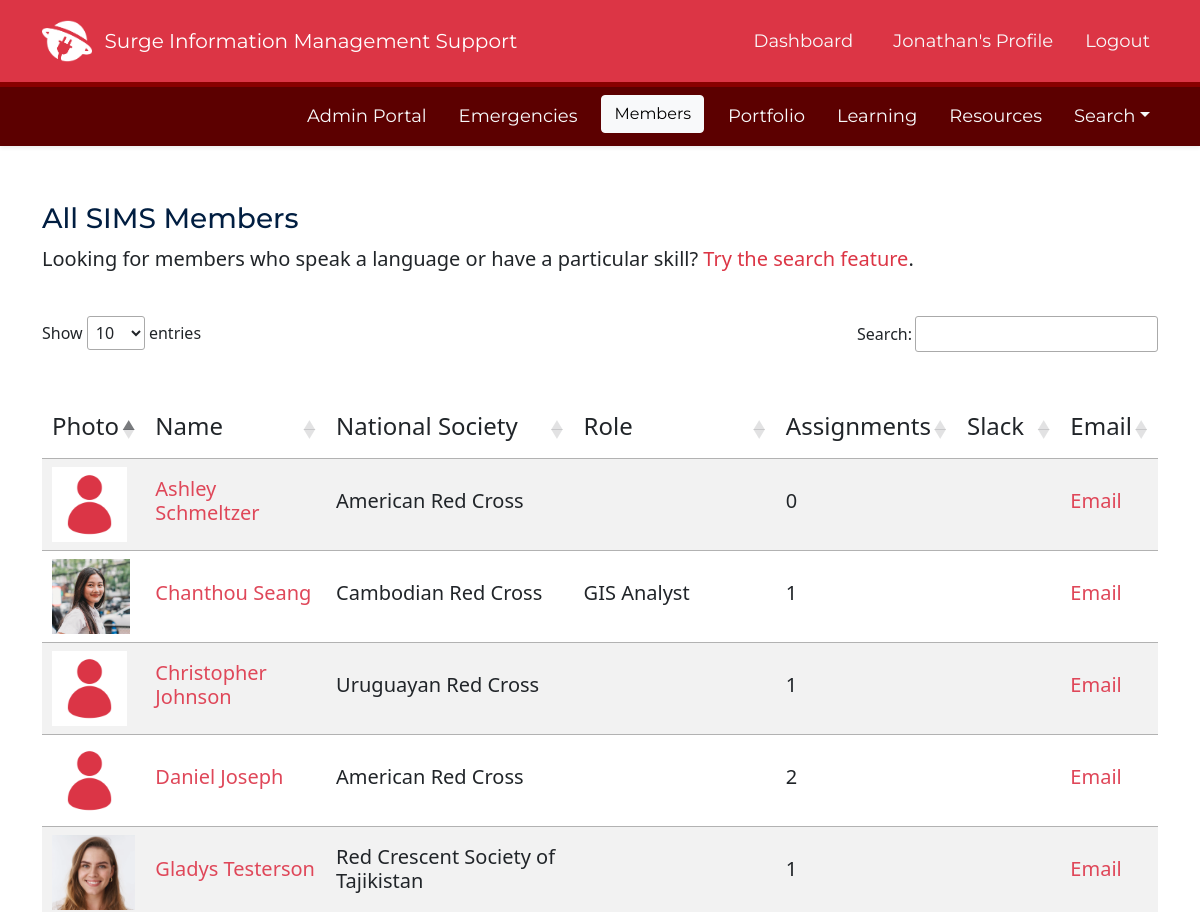
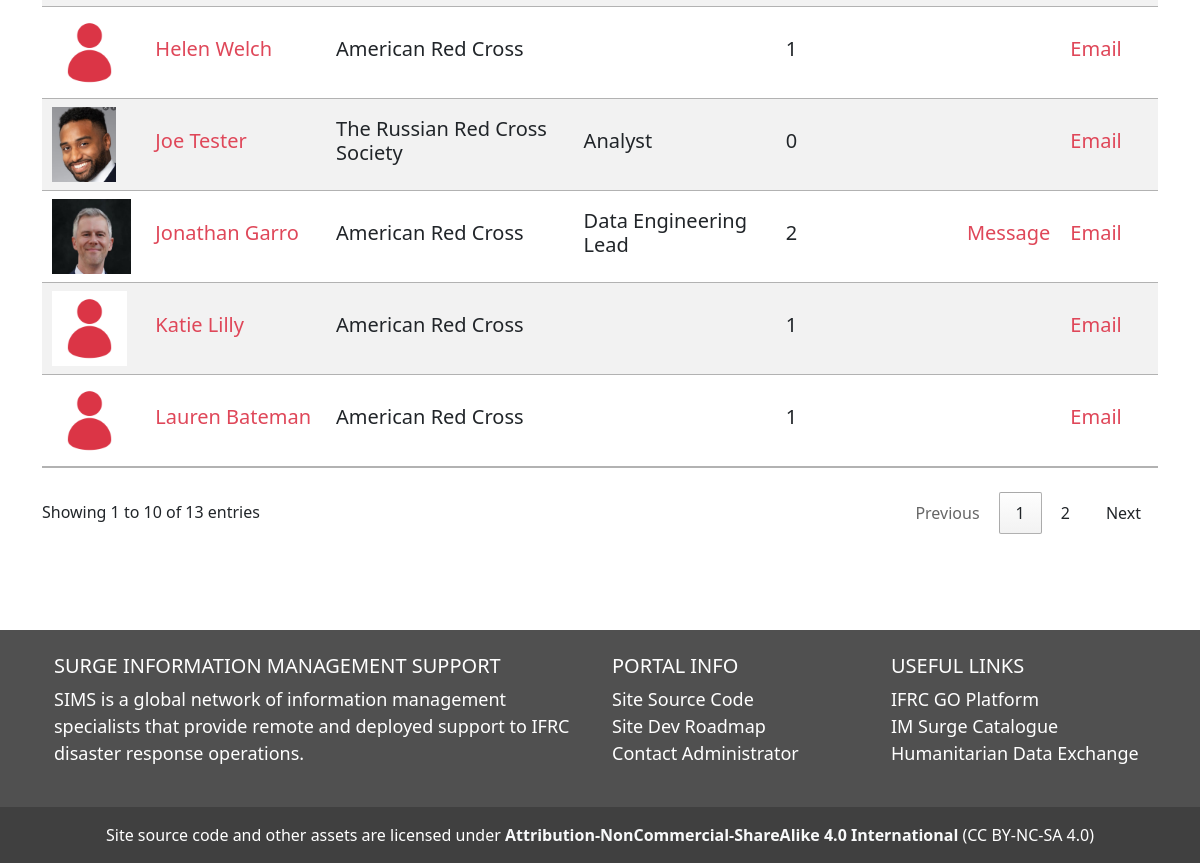
The app's page /members/all (signed in) with its own data (2 pictures, top to bottom).
### SIMS_Portal/models.py (models this page shows, shortened)
class User(db.Model, UserMixin):
	__tablename__ = 'user'
	id = db.Column(db.Integer, primary_key=True)
	firstname = db.Column(db.String(40), nullable=False)
	lastname = db.Column(db.String(40), nullable=False)
	status = db.Column(db.String(20), default='Pending')
	birthday = db.Column(db.Date)
	email = db.Column(db.String(120), unique=True, nullable=False)
	password = db.Column(db.String(60), nullable=False)
	molnix_id = db.Column(db.Integer)
	job_title = db.Column(db.String(120))
	unit = db.Column(db.String(120))
	bio = db.Column(db.Text)
	is_admin = db.Column(db.Boolean, default=False)
	roles = db.Column(db.String(1000))
	languages = db.Column(db.String(1000))
	image_file = db.Column(db.String(20), nullable=False, default='default.png')
	twitter = db.Column(db.String(120))
	slack_id = db.Column(db.String(120))
	github = db.Column(db.String(120))
	linked_in = db.Column(db.String(120))
	messaging_number_country_code = db.Column(db.Integer)
	messaging_number = db.Column(db.Integer)
	ns_id = db.Column(db.Integer, db.ForeignKey('nationalsociety.ns_go_id'))
	assignments = db.relationship('Assignment', backref='assigned_member')
	products = db.relationship('Portfolio', backref='creator', lazy=True)
	skills = db.relationship('Skill', secondary='user_skill', backref='members_with_skill')
	languages = db.relationship('Language', secondary='user_language', backref='members_with_language')
	badges = db.relationship('Badge', secondary='user_badge', backref='members_with_badge')
	working_groups = db.relationship('WorkingGroup', secondary='user_workinggroup', backref='members_with_workinggroup')
	created_at = db.Column(db.DateTime, server_default=func.now())
	updated_at = db.Column(db.DateTime, onupdate=func.now())
	fullname = column_property(firstname + " " + lastname)
	@hybrid_property
	def fullname(self):
		return self.firstname + " " + self.lastname

### SIMS_Portal/users/routes.py (the view)
@users.route('/members/all')
@login_required
def members_all():
	members = db.engine.execute("SELECT u.id, u.firstname, u.lastname, u.status, u.email, u.job_title, u.slack_id, u.ns_id, u.image_file, ns.ns_name, COUNT(a.id) as assignment_count FROM user u JOIN nationalsociety ns ON ns.ns_go_id = u.ns_id LEFT JOIN assignment a ON a.user_id = u.id WHERE u.status = 'Active' GROUP BY u.id ORDER BY u.firstname")
	return render_template('members_all.html', members=members)

### SIMS_Portal/models.py (called while the page is built)
@login_manager.user_loader
def load_user(user_id):
	return User.query.get(int(user_id))

### SIMS_Portal/templates/members_all.html
{% extends "layout.html" %}
{% block content %}
<div class='container'>
  <div class='row my-5'>
    <td scope="row">
      <h3 class="" style="font-family: 'Montserrat'" id='sims-blue'>All SIMS Members</h3>
      <p class="lead">Looking for members who speak a language or have a particular skill? <a href="/search/members" class="text-danger">Try the search feature</a>.</p>
    </td>
    <br><br><br>
    <table class='table table-striped table-hover' id='datatable'>
      <thead>
        <tr>
          <th><h4>Photo</h4></th>
          <th><h4>Name</h4></th>
          <th><h4>National Society</h4></th>
          <th><h4>Role</h4></th>
          <th><h4>Assignments</h4></th>
          <th><h4>Slack</h4></th>
          <th><h4>Email</h4></th>
        </tr>
      </thead>
      <tbody>
        {% for member in members %}
          <tr>
            <td><img src='/static/assets/img/avatars/{{member.image_file}}' height='75px'></td>
            <td class="fw-bold align-middle"><a href="/profile/view/{{member.id}}" class='link-danger'><h5>{{member.firstname}} {{member.lastname}}</h5></a></td>
            <td class="align-middle"><h5>{{member.ns_name}}</h5></td>
            {% if member.job_title %}
              <td class="align-middle"><h5>{{member.job_title}}</h5></td>
            {% else %}
              <td class="align-middle"></td>
            {% endif %}
            <td class="align-middle"><h5>{{member.assignment_count}}</h5></td>
            {% if member.slack_id %}
              <td class="align-middle"><a href='https://sims-ifrc.slack.com/team/{{member.slack_id}}'><h5>Message</h5></a></td>
            {% else %}
              <td class="align-middle"></td>
            {% endif %}
            <td class="align-middle"><a href="mailto: {{member.email}}"><h5>Email</h5></a></td>
          </tr>
        {% endfor %}
      </tbody>
    </table>
  </div>
</div>
{% endblock content %}

### SIMS_Portal/templates/layout.html (shortened to what this page needs)
<!DOCTYPE html>
<html lang="en">
<head>
	<link href="https://cdn.jsdelivr.net/npm/bootstrap@5.1.3/dist/css/bootstrap.min.css" rel="stylesheet">
	<link rel="stylesheet" type="text/css" href="https://cdn.datatables.net/1.12.1/css/jquery.dataTables.css">
	<link rel="stylesheet" type="text/css" href="{{ url_for('static', filename='css/main.css') }}">
	<link rel="stylesheet" href="https://cdn.jsdelivr.net/npm/bootstrap-icons@1.8.3/font/bootstrap-icons.css">
	<link rel="stylesheet" href="https://cdn.jsdelivr.net/npm/fullcalendar@5.11.0/main.min.css">
	<link rel="stylesheet" href="https://maxcdn.bootstrapcdn.com/font-awesome/4.7.0/css/font-awesome.min.css">
</head>
<body class="d-flex flex-column min-vh-100" data-spy="scroll" data-target=".card" data-offset="50">
	<header>
	<nav id="navbar_top" class="navbar navbar-expand-md navbar-dark bg-danger navbar-static-top py-3">
	 <div class="container">
		 <img src='/static/assets/img/SIMS-Logo-Dark.png' height='50px'>&nbsp &nbsp
		{% if current_user.is_authenticated %}
			<a class="navbar-brand" href="/dashboard" style="font-family: 'Montserrat';">Surge Information Management Support</a>
		{% else %}
			<a class="navbar-brand" href="/" style="font-family: 'Montserrat';">Surge Information Management Support</a>
		{% endif %}
	  <div class="collapse navbar-collapse" id="main_nav">
		<ul class="navbar-nav ms-auto">
			{% if current_user.is_authenticated %}
				{% if request.path == '/dashboard' %}
					<li class="nav-item px-3"><button type="button" class="btn btn-light" style="font-family: 'Montserrat';">Dashboard</button></li>
				{% else %}
					<li class="nav-item px-3"><a class="nav-link text-light" href="/dashboard" style="font-family: 'Montserrat';"> Dashboard </a></li>
				{% endif %}
				{% if '/profile_edit/' in request.path %}
				<li class="nav-item px-3"> </li>
				{% elif request.path == '/profile' %}
					<li class="nav-item px-2"><button type="button" class="btn btn-light" style="font-family: 'Montserrat';">{{ current_user.firstname }}'s Profile</button></li>
				{% else %}
				<li class="nav-item px-2"><a class="nav-link text-light" href="/profile" style="font-family: 'Montserrat';"> {{ current_user.firstname }}'s Profile </a></li>
				{% endif %}
				<li class="nav-item ps-2"><a class="nav-link text-light" href="/logout" style="font-family: 'Montserrat';"> Logout </a></li>
			{% endif %}
		</ul>
	  </div>
	</nav>
	{% if current_user.is_authenticated %}
	<nav id="navbar_top_login" class="navbar navbar-expand-sm box-shadow shadow-sm navbar-dark sticky-top mb-2">
	 <div class="container">
	  <div class="collapse navbar-collapse" id="main_nav">
			<ul class="navbar-nav ms-auto">
				{% if current_user.is_admin == 1 %}
					{% if '/admin_landing' in request.path %}
					<li class="nav-item px-2"><button type="button" class="btn btn-light" style="font-family: 'Montserrat';">Admin Portal</button></li>
					{% else %}
					<li class="nav-item px-2"><a class="nav-link text-light" href="/admin_landing" style="font-family: 'Montserrat';">Admin Portal</a></li>
					{% endif %}
				{% endif %}
				{% if '/emergencies/all' in request.path %}
					<li class="nav-item px-2"><button type="button" class="btn btn-light" style="font-family: 'Montserrat';">Emergencies</button></li>
				{% else %}
					<li class="nav-item px-2"><a class="nav-link text-light" href="{{ url_for('emergencies.view_all_emergencies')}}" style="font-family: 'Montserrat';">Emergencies</a></li>
				{% endif %}
				{% if '/members/all' in request.path %}
					<li class="nav-item px-2"><button type="button" class="btn btn-light" style="font-family: 'Montserrat';">Members</button></li>
				{% else %}
					<li class="nav-item px-2"><a class="nav-link text-light" href="{{ url_for('users.members_all')}}" style="font-family: 'Montserrat';">Members</a></li>
				{% endif %}
				{% if '/all_products' in request.path %}
					<li class="nav-item px-2"><button type="button" class="btn btn-light" style="font-family: 'Montserrat';">Portfolio</button></li>
				{% else %}
					<li class="nav-item px-2"><a class="nav-link text-light" href="{{ url_for('portfolios.all_products')}}" style="font-family: 'Montserrat';">Portfolio</a></li>
				{% endif %}
				{% if '/learning' in request.path %}
					<li class="nav-item px-2"><button type="button" class="btn btn-light" style="font-family: 'Montserrat';">Learning</button></li>
				{% else %}
					<li class="nav-item px-2"><a class="nav-link text-light" href="{{ url_for('main.learning')}}" style="font-family: 'Montserrat';">Learning</a></li>
				{% endif %}
				{% if '/resources' in request.path %}
					<li class="nav-item px-2"><button type="button" class="btn btn-light" style="font-family: 'Montserrat';">Resources</button></li>
				{% else %}
					<li class="nav-item px-2"><a class="nav-link text-light" href="{{ url_for('main.resources')}}" style="font-family: 'Montserrat';">Resources</a></li>
				{% endif %}
					<li class="nav-item dropdown ps-2 pl-3">
						<a class="nav-link dropdown-toggle text-light" href="#" id="navbarDropdown" role="button" data-toggle="dropdown" aria-haspopup="true" aria-expanded="false" style="font-family: 'Montserrat';">Search</a>
					</li>
			</ul>
		</div>
	  </div>
	</nav>
	{% endif %}
	</header>
	{% block content %}{% endblock %}
	<br><br>
	<footer class="text-white text-center text-lg-start mt-auto" style='background: #505050'>
	  <div class="container p-4">
		<div class="row">
		  <div class="col-lg-6 col-md-12 mb-4 mb-md-0">
			<h5 class="text-uppercase">Surge Information Management Support</h5>
			<p>
			  SIMS is a global network of information management specialists that provide remote and deployed support to IFRC disaster response operations.
			</p>
		  </div>
		  <div class="col-lg-3 col-md-6 mb-4 mb-md-0">
			<h5 class="text-uppercase">Portal Info</h5>
			<ul class="list-unstyled mb-0">
			  <li>
				<a href="https://github.com/JonathanGarro/SIMS-Portal-Neo" class="text-white">Site Source Code</a>
			  </li>
			  <li>
				<a href="https://trello.com/b/zzwVdwoY/sims-portal-development-roadmap" class="text-white">Site Dev Roadmap</a>
			  </li>
			  <li>
				<a href="#!" class="text-white">Contact Administrator</a>
			  </li>
			</ul>
		  </div>
		  <div class="col-lg-3 col-md-6 mb-4 mb-md-0">
			  <h5 class="text-uppercase">Useful Links</h5>
			  <ul class="list-unstyled mb-0">
				<li>
				  <a href="https://go.ifrc.org" class="text-white">IFRC GO Platform</a>
				</li>
				<li>
				  <a href="https://go.ifrc.org/deployments/catalogue/infoMgt" class="text-white">IM Surge Catalogue</a>
				</li>
				<li>
				  <a href="https://data.humdata.org" class="text-white">Humanitarian Data Exchange</a>
				</li>
			  </ul>
			</div>
		</div>
	  </div>
	  <div class="text-center p-3" style="background-color: rgba(0, 0, 0, 0.2);">
		Site source code and other assets are licensed under <a href='http://creativecommons.org/licenses/by-nc-sa/4.0/' class='text-light fw-bold'> Attribution-NonCommercial-ShareAlike 4.0 International</a> (CC BY-NC-SA 4.0)
	  </div>
	</footer>
</body>
</html>

### SIMS_Portal/static/css/main.css (style rules this page uses)
a { text-decoration: none; color: #df4759 }
a:link { text-decoration: none; color: #df4759 }
body { position: relative; }
p { font-size: 18px; }
li { font-size: 18px; }
#navbar_top_login { background: #5c0000 !important; }
#sims-blue { color: #011E41 }
#navbar_top { border-bottom: 5px solid #890000; }
#datatable { margin-bottom: 20px; }

### records on screen
User: firstname "Jonathan", image_file (picture), lastname "Garro", ns_name "American Red Cross", job_title "Data Engineering Lead", assignment_count "2"
User: image_file (placeholder picture), firstname "Ashley", lastname "Schmeltzer", ns_name "American Red Cross", assignment_count "0"
User: image_file (picture), firstname "Chanthou", lastname "Seang", ns_name "Cambodian Red Cross", job_title "GIS Analyst", assignment_count "1"
User: image_file (placeholder picture), firstname "Christopher", lastname "Johnson", ns_name "Uruguayan Red Cross", assignment_count "1"
User: image_file (placeholder picture), firstname "Daniel", lastname "Joseph", ns_name "American Red Cross", assignment_count "2"
User: image_file (picture), firstname "Gladys", lastname "Testerson", ns_name "Red Crescent Society of Tajikistan", assignment_count "1"
User: image_file (placeholder picture), firstname "Helen", lastname "Welch", ns_name "American Red Cross", assignment_count "1"
User: image_file (picture), firstname "Joe", lastname "Tester", ns_name "The Russian Red Cross Society", job_title "Analyst", assignment_count "0"
User: image_file (placeholder picture), firstname "Katie", lastname "Lilly", ns_name "American Red Cross", assignment_count "1"
User: image_file (placeholder picture), firstname "Lauren", lastname "Bateman", ns_name "American Red Cross", assignment_count "1"
